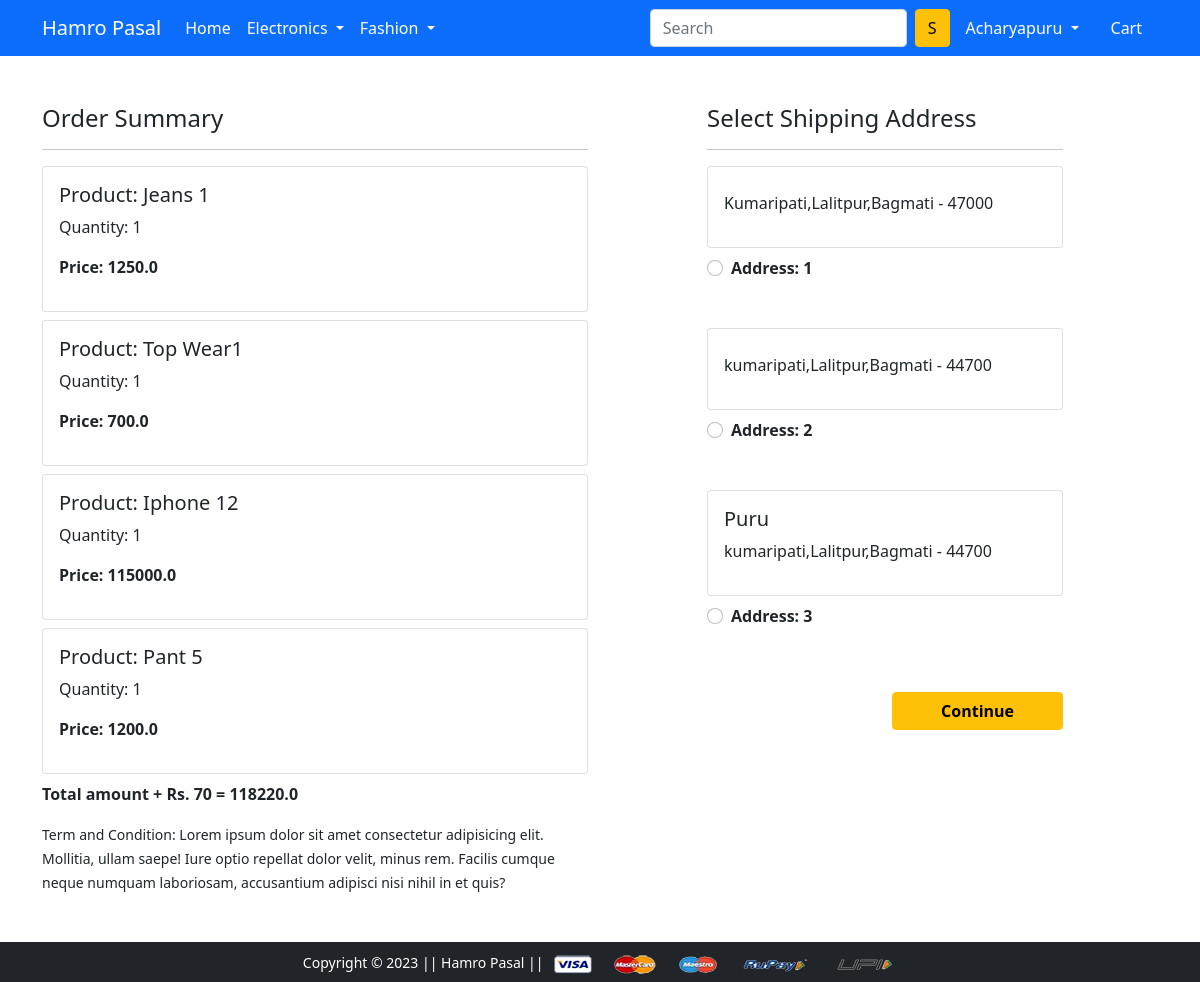
The app's page /checkout/ (signed in), older data.
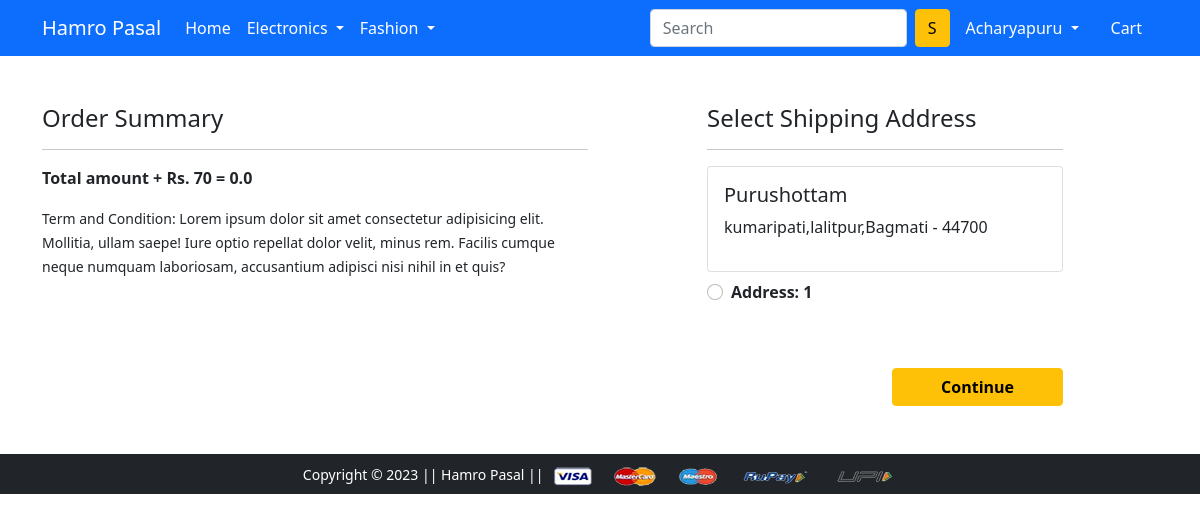
The same page, newer data.
### app/models.py (models this page shows, shortened)
class Cart(models.Model):
   user= models.ForeignKey(User,on_delete=models.CASCADE)
   product=models.ForeignKey(Product,on_delete=models.CASCADE)
   quantity=models.PositiveIntegerField(default=1)
   @property
   def total_cost(self):
      return self.quantity*self.product.discounted_price

class Product(models.Model):
    title=models.CharField(max_length=100)
    selling_price=models.FloatField()
    discounted_price=models.FloatField()
    description =models.TextField()
    brand=models.CharField(max_length=30)
    category=models.CharField(choices=CATEGORY_CHOICES,max_length=2)
    product_image =models.ImageField(upload_to='productimg')

class Customer(models.Model):
    user=models.ForeignKey(User, on_delete=models.CASCADE)
    name=models.CharField(max_length=20)
    locality=models.CharField(max_length=20)
    city=models.CharField(max_length=30)
    zipcode=models.IntegerField()
    state=models.CharField(choices=STATE_CHOICES,max_length=20)

### app/views.py (the view)
# urls.py: path('checkout/', views.checkout, name='checkout'),
@login_required
def checkout(request):
 user=request.user
 add=Customer.objects.filter(user=user)
 cart_items=Cart.objects.filter(user=user)
 amount=0.0
 shipping_amount=70.0
 totalamount=0.0
 cart_product=[p for p in Cart.objects.all() if p.user == request.user]
 if cart_product:
  for p in cart_product:
   tempamount=(p.quantity*p.product.discounted_price)
   amount+=tempamount
  totalamount=amount+shipping_amount
 return render(request, 'app/checkout.html',{'add':add,'totalamount':totalamount,'cart_items':cart_items})

### app/templates/app/checkout.html (shortened to what this page needs)
{% extends 'app/base.html' %}
{% load static %}
{% block main-content %}
<div class="container">
 <div class="row mt-5">
  <div class="col-sm-6">
    <h4>Order Summary</h4>
    <hr>
    {% for item in cart_items %}
      <div class="card mb-2">
        <div class="card-body">
          <h5>Product: {{item.product.title}}</h5>
          <p>Quantity: {{item.quantity}}</p>
          <p class="fw-bold">Price: {{item.total_cost}}</p>
        </div>
      </div>
    {% endfor %}
    <p class='fw-bold'>Total amount + Rs. 70 = {{totalamount}}</p>
    <small>Term and Condition: Lorem ipsum dolor sit amet consectetur adipisicing elit. Mollitia, ullam saepe! Iure optio repellat dolor velit, minus rem. Facilis cumque neque numquam laboriosam, accusantium adipisci nisi nihil in et quis?</small>
  </div>
  <div class="col-sm-4 offset-sm-1">
    <h4>Select Shipping Address</h4>
    <hr>
    <form action="/paymentdone">
      {% for ad in add %}
        <div class="card">
          <div class="card-body">
          <h5>{{ad.name}}</h5>
          <p>{{ad.locality}},{{ad.city}},{{ad.state}} - {{ad.zipcode}}</p>
          </div>
        </div>
        <div class="form-check mt-2 mb-5">
          <input class="form-check-input" type="radio" name="custid" id="custadd{{forloop.counter}}" value="{{ad.id}}">
          <label class="form-check-label fw-bold" for="">
          Address: {{forloop.counter}} </label>
        </div>
      {% endfor %}
        <div class="text-end">
          <button type="submit" class="btn btn-warning mt-3 px-5 fw-bold">Continue</button>
        </div>
    </form>
    </div>
  </div>
</div>
{% endblock main-content %}

Row changes from the older to the newer data that the page shows:
removed Cart: product "Jeans 1", quantity "1", total_cost "1250.0"
removed Cart: product "Top Wear1", quantity "1", total_cost "700.0"
removed Cart: product "Iphone 12", quantity "1", total_cost "115000.0"
removed Cart: product "Pant 5", quantity "1", total_cost "1200.0"
removed Customer: locality "Kumaripati", city "Lalitpur", state "Bagmati", zipcode "47000"
removed Customer: locality "kumaripati", city "Lalitpur", state "Bagmati", zipcode "44700"
removed Customer: name "Puru", locality "kumaripati", city "Lalitpur", state "Bagmati", zipcode "44700"
added Customer: name "Purushottam", locality "kumaripati", city "lalitpur", state "Bagmati", zipcode "44700"
Text that changed along with them:
{{ totalamount }}: "118220.0" → "0.0"
